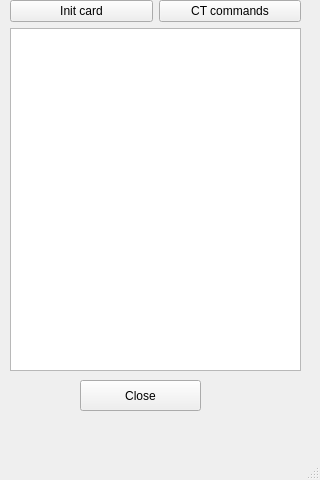
<?xml version="1.0" encoding="UTF-8"?>
<ui version="4.0">
 <class>SAM_TEST</class>
 <widget class="QMainWindow" name="SAM_TEST">
  <property name="geometry">
   <rect>
    <x>0</x>
    <y>0</y>
    <width>320</width>
    <height>480</height>
   </rect>
  </property>
  <property name="windowTitle">
   <string>MainWindow</string>
  </property>
  <widget class="QWidget" name="centralwidget">
   <widget class="QPushButton" name="close_sam_test">
    <property name="geometry">
     <rect>
      <x>80</x>
      <y>380</y>
      <width>121</width>
      <height>31</height>
     </rect>
    </property>
    <property name="styleSheet">
     <string notr="true">font: 15pt &quot;Ubuntu&quot;;</string>
    </property>
    <property name="text">
     <string>Close</string>
    </property>
   </widget>
   <widget class="QWidget" name="layoutWidget">
    <property name="geometry">
     <rect>
      <x>10</x>
      <y>0</y>
      <width>291</width>
      <height>371</height>
     </rect>
    </property>
    <layout class="QVBoxLayout" name="verticalLayout">
     <item>
      <layout class="QHBoxLayout" name="horizontalLayout">
       <item>
        <widget class="QPushButton" name="init_process">
         <property name="styleSheet">
          <string notr="true">font: 15pt &quot;Ubuntu&quot;;</string>
         </property>
         <property name="text">
          <string>Init card</string>
         </property>
        </widget>
       </item>
       <item>
        <widget class="QPushButton" name="CT_commands">
         <property name="styleSheet">
          <string notr="true">font: 15pt &quot;Ubuntu&quot;;</string>
         </property>
         <property name="text">
          <string>CT commands</string>
         </property>
        </widget>
       </item>
      </layout>
     </item>
     <item>
      <widget class="QTextEdit" name="sam_textEdit">
       <property name="styleSheet">
        <string notr="true">font: 15pt &quot;Ubuntu&quot;;</string>
       </property>
      </widget>
     </item>
    </layout>
   </widget>
  </widget>
  <widget class="QMenuBar" name="menubar">
   <property name="geometry">
    <rect>
     <x>0</x>
     <y>0</y>
     <width>320</width>
     <height>25</height>
    </rect>
   </property>
  </widget>
  <widget class="QStatusBar" name="statusbar"/>
 </widget>
 <resources/>
 <connections/>
</ui>
